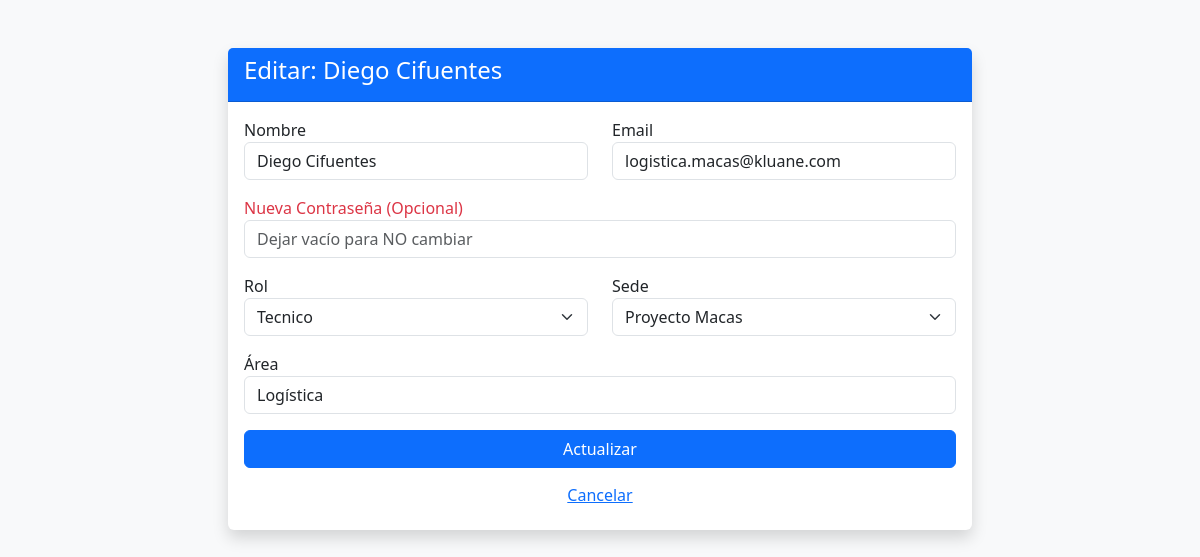
The app's page /views/admin/editar_usuario.php?id=4 (signed in) with its own data.
### tables this page shows
CREATE TABLE `usuarios` (
  `id_usuario` int(11) NOT NULL,
  `nombre_completo` varchar(100) NOT NULL,
  `area` varchar(100) DEFAULT 'General',
  `email` varchar(100) NOT NULL,
  `password` varchar(255) NOT NULL,
  `id_rol` int(11) NOT NULL,
  `id_sede` int(11) DEFAULT NULL
);

CREATE TABLE `roles` (
  `id_rol` int(11) NOT NULL,
  `nombre_rol` varchar(50) NOT NULL
);

CREATE TABLE `sedes` (
  `id_sede` int(11) NOT NULL,
  `nombre` varchar(100) NOT NULL,
  `direccion` varchar(255) DEFAULT NULL
);

### models/Usuario.php (called while the page is built, shortened)
<?php
require_once __DIR__ . '/../config/conexion.php';
class Usuario {
    private $conn;
    private $table_name = "usuarios";
    public function __construct($db = null) {
        if ($db) {
            $this->conn = $db;
        } else {
            $database = new Conexion();
            $this->conn = $database->getConexion();
        }
    }
    public function obtenerPorId($id) {
        $query = "SELECT * FROM " . $this->table_name . " WHERE id_usuario = ?";
        $stmt = $this->conn->prepare($query);
        $stmt->bindParam(1, $id);
        $stmt->execute();
        return $stmt->fetch(PDO::FETCH_ASSOC);
    }
    public function obtenerRoles() {
        $stmt = $this->conn->prepare("SELECT * FROM roles"); $stmt->execute(); return $stmt;
    }
    public function obtenerSedes() {
        $stmt = $this->conn->prepare("SELECT * FROM sedes"); $stmt->execute(); return $stmt;
    }
}
?>

### config/conexion.php (called while the page is built, shortened)
<?php
class Conexion {
    private $host = "localhost";
    private $db_name = "kluane_inventario";
    private $username = "root";
    private $password = "";
    public function getConexion() {
        $this->conn = null;
        try {
            $this->conn = new PDO("mysql:host=" . $this->host . ";dbname=" . $this->db_name, $this->username, $this->password);
            $this->conn->exec("set names utf8");
            $this->conn->setAttribute(PDO::ATTR_ERRMODE, PDO::ERRMODE_EXCEPTION);
        } catch(PDOException $exception) {
            echo "Error de conexión: " . $exception->getMessage();
        }
        return $this->conn;
    }
}
?>

### views/admin/editar_usuario.php (the view, shortened to what this page needs)
<?php
require_once '../../models/Usuario.php';
$uModel = new Usuario();
$user = $uModel->obtenerPorId($_GET['id']);
$roles = $uModel->obtenerRoles();
$sedes = $uModel->obtenerSedes();
?>
<!DOCTYPE html>
<html lang="es">
<head>
    <link href="https://cdn.jsdelivr.net/npm/bootstrap@5.3.0/dist/css/bootstrap.min.css" rel="stylesheet">
</head>
<body class="bg-light">
    <div class="container mt-5">
        <div class="card shadow border-0 col-md-8 mx-auto">
            <div class="card-header bg-primary text-white"><h4>Editar: <?php echo $user['nombre_completo']; ?></h4></div>
            <div class="card-body">
                <form action="../../controllers/UsuarioController.php?accion=editar" method="POST">
                    <div class="row mb-3">
                        <div class="col-md-6"><label>Nombre</label><input type="text" name="nombre" class="form-control" value="<?php echo $user['nombre_completo']; ?>" required></div>
                        <div class="col-md-6"><label>Email</label><input type="email" name="email" class="form-control" value="<?php echo $user['email']; ?>" required></div>
                    </div>
                    <div class="mb-3">
                        <label class="text-danger">Nueva Contraseña (Opcional)</label>
                        <input type="password" name="password" class="form-control" placeholder="Dejar vacío para NO cambiar">
                    </div>
                    <div class="row mb-3">
                        <div class="col-md-6">
                            <label>Rol</label>
                            <select name="rol" class="form-select">
                                <?php while($r = $roles->fetch(PDO::FETCH_ASSOC)): ?>
                                    <option value="<?php echo $r['id_rol']; ?>" <?php if($r['id_rol']==$user['id_rol']) echo 'selected'; ?>><?php echo $r['nombre_rol']; ?></option>
                                <?php endwhile; ?>
                            </select>
                        </div>
                        <div class="col-md-6">
                            <label>Sede</label>
                            <select name="sede" class="form-select">
                                <?php while($s = $sedes->fetch(PDO::FETCH_ASSOC)): ?>
                                    <option value="<?php echo $s['id_sede']; ?>" <?php if($s['id_sede']==$user['id_sede']) echo 'selected'; ?>><?php echo $s['nombre']; ?></option>
                                <?php endwhile; ?>
                            </select>
                        </div>
                    </div>
                    <div class="mb-3">
                        <label>Área</label>
                        <input type="text" name="area" class="form-control" value="<?php echo $user['area']; ?>">
                    </div>
                    <button type="submit" class="btn btn-primary w-100">Actualizar</button>
                    <a href="usuarios.php" class="btn btn-link w-100 mt-2">Cancelar</a>
                </form>
            </div>
        </div>
    </div>
</body>
</html>

### records on screen
usuarios: nombre_completo "Diego Cifuentes", nombre "Diego Cifuentes", email "logistica.macas@kluane.com", rol "Tecnico", sede "Proyecto Macas", area "Logística"
